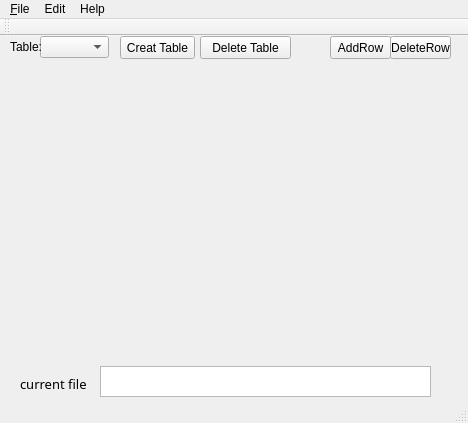
<?xml version="1.0" encoding="UTF-8"?>
<ui version="4.0">
 <class>MainWindow</class>
 <widget class="QMainWindow" name="MainWindow">
  <property name="geometry">
   <rect>
    <x>0</x>
    <y>0</y>
    <width>468</width>
    <height>423</height>
   </rect>
  </property>
  <property name="windowTitle">
   <string>MainWindow</string>
  </property>
  <widget class="QWidget" name="centralWidget">
   <widget class="QPushButton" name="pushButton">
    <property name="geometry">
     <rect>
      <x>330</x>
      <y>0</y>
      <width>61</width>
      <height>23</height>
     </rect>
    </property>
    <property name="text">
     <string>AddRow</string>
    </property>
   </widget>
   <widget class="QPushButton" name="pushButton_2">
    <property name="geometry">
     <rect>
      <x>390</x>
      <y>0</y>
      <width>61</width>
      <height>23</height>
     </rect>
    </property>
    <property name="text">
     <string>DeleteRow</string>
    </property>
   </widget>
   <widget class="QComboBox" name="comboBox">
    <property name="geometry">
     <rect>
      <x>40</x>
      <y>0</y>
      <width>69</width>
      <height>22</height>
     </rect>
    </property>
   </widget>
   <widget class="QLabel" name="label">
    <property name="geometry">
     <rect>
      <x>10</x>
      <y>0</y>
      <width>31</width>
      <height>21</height>
     </rect>
    </property>
    <property name="text">
     <string>Table:</string>
    </property>
   </widget>
   <widget class="QPushButton" name="pushButton_3">
    <property name="geometry">
     <rect>
      <x>120</x>
      <y>0</y>
      <width>75</width>
      <height>23</height>
     </rect>
    </property>
    <property name="text">
     <string>Creat Table</string>
    </property>
   </widget>
   <widget class="QTextEdit" name="textEdit">
    <property name="geometry">
     <rect>
      <x>100</x>
      <y>330</y>
      <width>331</width>
      <height>31</height>
     </rect>
    </property>
   </widget>
   <widget class="QLabel" name="curFile">
    <property name="geometry">
     <rect>
      <x>20</x>
      <y>340</y>
      <width>71</width>
      <height>16</height>
     </rect>
    </property>
    <property name="font">
     <font>
      <family>Tempus Sans ITC</family>
      <pointsize>10</pointsize>
     </font>
    </property>
    <property name="text">
     <string>current file</string>
    </property>
   </widget>
   <widget class="QPushButton" name="deleteTable">
    <property name="geometry">
     <rect>
      <x>200</x>
      <y>0</y>
      <width>91</width>
      <height>23</height>
     </rect>
    </property>
    <property name="text">
     <string>Delete Table</string>
    </property>
   </widget>
  </widget>
  <widget class="QMenuBar" name="menuBar">
   <property name="geometry">
    <rect>
     <x>0</x>
     <y>0</y>
     <width>468</width>
     <height>21</height>
    </rect>
   </property>
   <widget class="QMenu" name="menu_File">
    <property name="title">
     <string>&amp;File</string>
    </property>
    <addaction name="actionNew"/>
    <addaction name="actionOpen"/>
    <addaction name="actionSave"/>
    <addaction name="actionSave_as"/>
    <addaction name="separator"/>
    <addaction name="actionQuit"/>
   </widget>
   <widget class="QMenu" name="menuEdit">
    <property name="title">
     <string>Edit</string>
    </property>
    <addaction name="actionUndo"/>
   </widget>
   <widget class="QMenu" name="menuHelp">
    <property name="title">
     <string>Help</string>
    </property>
    <addaction name="actionAbout"/>
   </widget>
   <addaction name="menu_File"/>
   <addaction name="menuEdit"/>
   <addaction name="menuHelp"/>
  </widget>
  <widget class="QToolBar" name="mainToolBar">
   <attribute name="toolBarArea">
    <enum>TopToolBarArea</enum>
   </attribute>
   <attribute name="toolBarBreak">
    <bool>false</bool>
   </attribute>
  </widget>
  <widget class="QStatusBar" name="statusBar"/>
  <action name="actionNew">
   <property name="text">
    <string>New</string>
   </property>
   <property name="shortcut">
    <string>Ctrl+N</string>
   </property>
  </action>
  <action name="actionOpen">
   <property name="text">
    <string>Open</string>
   </property>
   <property name="shortcut">
    <string>Ctrl+O</string>
   </property>
  </action>
  <action name="actionSave">
   <property name="text">
    <string>Save</string>
   </property>
   <property name="shortcut">
    <string>Ctrl+S</string>
   </property>
  </action>
  <action name="actionSave_as">
   <property name="text">
    <string>Save as</string>
   </property>
   <property name="shortcut">
    <string>Ctrl+Shift+S</string>
   </property>
  </action>
  <action name="actionUndo">
   <property name="text">
    <string>Undo</string>
   </property>
   <property name="shortcut">
    <string>Ctrl+Z</string>
   </property>
  </action>
  <action name="actionAbout">
   <property name="text">
    <string>About</string>
   </property>
  </action>
  <action name="actionQuit">
   <property name="text">
    <string>Quit</string>
   </property>
   <property name="shortcut">
    <string>Ctrl+Q</string>
   </property>
  </action>
 </widget>
 <layoutdefault spacing="6" margin="11"/>
 <resources/>
 <connections/>
</ui>
